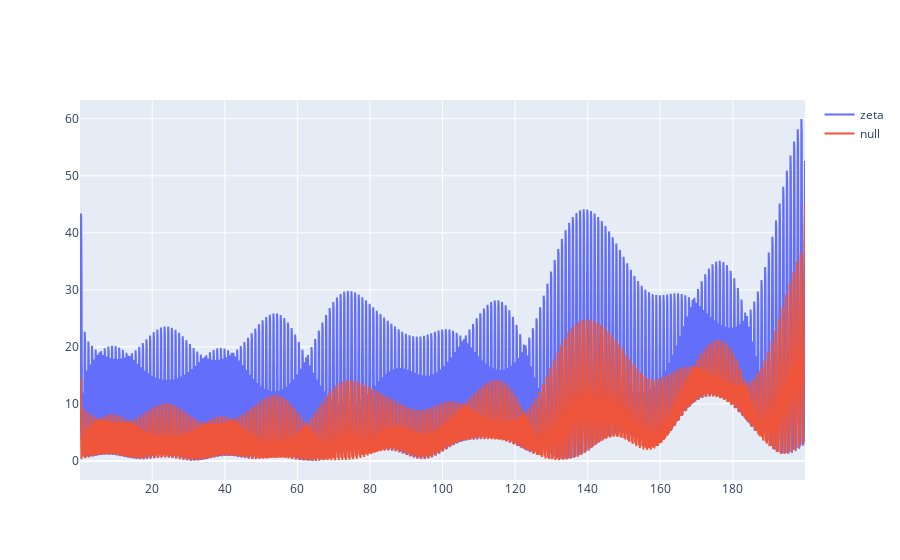

Write notebook code for a chart like this one.
### Code cell
error_zeta_trace = go.Scatter(name='zeta',x=master['t'],y=error_zeta)
error_null_trace = go.Scatter(name='null',x=master['t'],y=error_null)
py.iplot([error_zeta_trace,error_null_trace])

### Figure 1 — Plotly figure (JSON) as saved in the notebook; plotly's stock layout.template omitted (floating-point values rounded to 4 significant figures; data arrays with more than 128 entries replaced by an {"elided": "..."} marker saying what was removed)
{"data": [{"name": "zeta", "type": "scatter", "x": {"elided": "1999 float values"}, "y": {"elided": "1999 float values"}}, {"name": "null", "type": "scatter", "x": {"elided": "1999 float values"}, "y": {"elided": "1999 float values"}}], "layout": {}}
